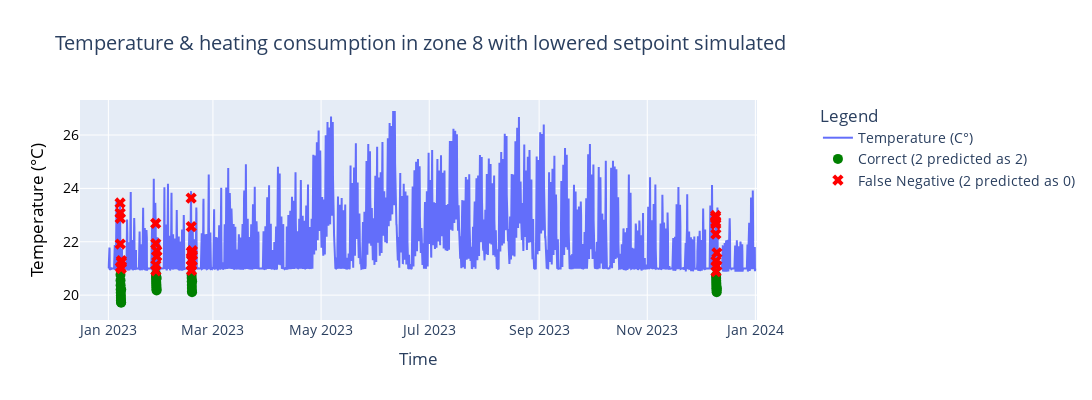

Notebook source saved alongside this figure:
### Code cell
fig = go.Figure()

# Base temperature curve
fig.add_trace(go.Scatter(
    x=df_simulated['Time'], 
    y=df_simulated[test_temp], 
    mode='lines', 
    name='Temperature (C°)',
    yaxis='y1'
    ))

# Convert y_pred to a Pandas Series with the correct index
y_pred_series = pd.Series(y_pred, index=test_y.index)

# Find indices for different cases
correct_1_indices = (test_y == 2) & (y_pred_series == 2)  # True 1, Pred 1 -> Green
false_negative_indices = (test_y == 2) & (y_pred_series == 0)  # True 1, Pred 0 -> Red
false_positive_indices = (test_y == 0) & (y_pred_series == 2)  # True 0, Pred 1 -> Orange

# Extract timestamps
correct_1_timestamps = df_simulated.loc[test_y.index, 'Time'][correct_1_indices]
false_negative_timestamps = df_simulated.loc[test_y.index, 'Time'][false_negative_indices]
false_positive_timestamps = df_simulated.loc[test_y.index, 'Time'][false_positive_indices]

# Extract corresponding temperatures
correct_1_temps = df_simulated.loc[test_y.index, test_temp][correct_1_indices]
false_negative_temps = df_simulated.loc[test_y.index, test_temp][false_negative_indices]
false_positive_temps = df_simulated.loc[test_y.index, test_temp][false_positive_indices]

# Add markers for correct predictions (Green)
fig.add_trace(go.Scatter(
    x=correct_1_timestamps,
    y=correct_1_temps,
    mode='markers',
    marker=dict(color='green', size=10),
    name='Correct (2 predicted as 2)'
))

# Add markers for false negatives (Red)
fig.add_trace(go.Scatter(
    x=false_negative_timestamps,
    y=false_negative_temps,
    mode='markers',
    marker=dict(color='red', size=10, symbol='x'),
    name='False Negative (2 predicted as 0)'
))

# Add markers for false positives (Orange)
fig.add_trace(go.Scatter(
    x=false_positive_timestamps,
    y=false_positive_temps,
    mode='markers',
    marker=dict(color='orange', size=10, symbol='triangle-up'),
    name='False Positive (0 predicted as 2)'
))

# Customize layout
#fig.update_layout(
#    title="Temperature with low setpoint fault simulated in Zone 8 with prediction markers",
#    xaxis_title="Time",
 #   yaxis_title="Temperature (°C)",
   # legend_title="Legend",
    #template="plotly"
#)

# Update layout with secondary y-axis
fig.update_layout(
    title="Temperature & heating consumption in zone 8 with lowered setpoint simulated",
    xaxis_title="Time",
    font=dict(size=14),
    yaxis=dict(
        title="Temperature (°C)",
        titlefont=dict(color="black"),
        tickfont=dict(color="black")
    ),
    yaxis2=dict(
        title="Heating Consumption (kWh)",  # Adjust unit if needed
        overlaying='y',
        side='right',
        titlefont=dict(color="black"),
        tickfont=dict(color="black"),
    ),
    legend=dict(
        x=1.09,         # Pushes legend to the right (1.0 is the edge of the plot area)
        y=1,            # Top alignment
        xanchor="left", # Anchor relative to left of the legend box
        yanchor="top"
    ),
    legend_title="Legend",
    template="plotly",
    height=400,
    width=1100,
)

# Show the plot

### Figure 1 — Plotly figure (JSON) as saved in the notebook; plotly's stock layout.template omitted (floating-point values rounded to 4 significant figures; data arrays with more than 128 entries replaced by an {"elided": "..."} marker saying what was removed)
{"data": [{"mode": "lines", "name": "Temperature (C°)", "type": "scatter", "x": {"elided": "8760 str values"}, "y": {"elided": "8760 float values"}, "yaxis": "y"}, {"marker": {"color": "green", "size": 10}, "mode": "markers", "name": "Correct (2 predicted as 2)", "type": "scatter", "x": ["2023-01-07 20:00:00", "2023-01-07 21:00:00", "2023-01-07 22:00:00", "2023-01-07 23:00:00", "2023-01-08 00:00:00", "2023-01-08 01:00:00", "2023-01-08 02:00:00", "2023-01-08 03:00:00", "2023-01-08 04:00:00", "2023-01-08 05:00:00", "2023-01-08 06:00:00", "2023-01-27 21:00:00", "2023-01-27 22:00:00", "2023-01-27 23:00:00", "2023-01-28 00:00:00", "2023-01-28 01:00:00", "2023-01-28 02:00:00", "2023-01-28 03:00:00", "2023-01-28 04:00:00", "2023-01-28 05:00:00", "2023-01-28 06:00:00", "2023-02-16 23:00:00", "2023-02-17 00:00:00", "2023-02-17 01:00:00", "2023-02-17 02:00:00", "2023-02-17 03:00:00", "2023-02-17 04:00:00", "2023-02-17 05:00:00", "2023-02-17 06:00:00", "2023-12-09 20:00:00", "2023-12-09 21:00:00", "2023-12-09 22:00:00", "2023-12-09 23:00:00", "2023-12-10 00:00:00", "2023-12-10 01:00:00", "2023-12-10 02:00:00", "2023-12-10 03:00:00", "2023-12-10 04:00:00", "2023-12-10 05:00:00"], "y": [20.76, 20.55, 20.37, 20.21, 20.09, 19.99, 19.9, 19.81, 19.74, 19.71, 20.21, 20.79, 20.68, 20.58, 20.49, 20.42, 20.35, 20.28, 20.22, 20.18, 20.64, 20.77, 20.65, 20.51, 20.38, 20.27, 20.15, 20.11, 20.52, 20.75, 20.64, 20.54, 20.46, 20.38, 20.3, 20.23, 20.17, 20.11, 20.25]}, {"marker": {"color": "red", "size": 10, "symbol": "x"}, "mode": "markers", "name": "False Negative (2 predicted as 0)", "type": "scatter", "x": ["2023-01-07 15:00:00", "2023-01-07 16:00:00", "2023-01-07 17:00:00", "2023-01-07 18:00:00", "2023-01-07 19:00:00", "2023-01-08 07:00:00", "2023-01-08 08:00:00", "2023-01-08 09:00:00", "2023-01-27 17:00:00", "2023-01-27 18:00:00", "2023-01-27 19:00:00", "2023-01-27 20:00:00", "2023-01-28 07:00:00", "2023-01-28 08:00:00", "2023-02-16 17:00:00", "2023-02-16 18:00:00", "2023-02-16 19:00:00", "2023-02-16 20:00:00", "2023-02-16 21:00:00", "2023-02-16 22:00:00", "2023-02-17 07:00:00", "2023-02-17 08:00:00", "2023-02-17 09:00:00", "2023-12-09 13:00:00", "2023-12-09 14:00:00", "2023-12-09 15:00:00", "2023-12-09 16:00:00", "2023-12-09 17:00:00", "2023-12-09 18:00:00", "2023-12-09 19:00:00", "2023-12-10 06:00:00", "2023-12-10 07:00:00"], "y": [23.45, 23.07, 22.88, 21.91, 21.04, 21.0, 21.24, 21.3, 22.69, 21.93, 21.13, 20.91, 21.46, 21.66, 23.64, 22.57, 21.61, 21.32, 21.1, 20.93, 21.29, 21.52, 21.66, 22.92, 22.98, 22.74, 22.66, 22.29, 21.28, 20.88, 21.11, 21.58]}, {"marker": {"color": "orange", "size": 10, "symbol": "triangle-up"}, "mode": "markers", "name": "False Positive (0 predicted as 2)", "type": "scatter", "x": [], "y": []}], "layout": {"font": {"size": 14}, "height": 400, "legend": {"title": {"text": "Legend"}, "x": 1.09, "xanchor": "left", "y": 1, "yanchor": "top"}, "title": {"text": "Temperature & heating consumption in zone 8 with lowered setpoint simulated"}, "width": 1100, "xaxis": {"title": {"text": "Time"}}, "yaxis": {"tickfont": {"color": "black"}, "title": {"font": {"color": "black"}, "text": "Temperature (°C)"}}, "yaxis2": {"overlaying": "y", "side": "right", "tickfont": {"color": "black"}, "title": {"font": {"color": "black"}, "text": "Heating Consumption (kWh)"}}}}
